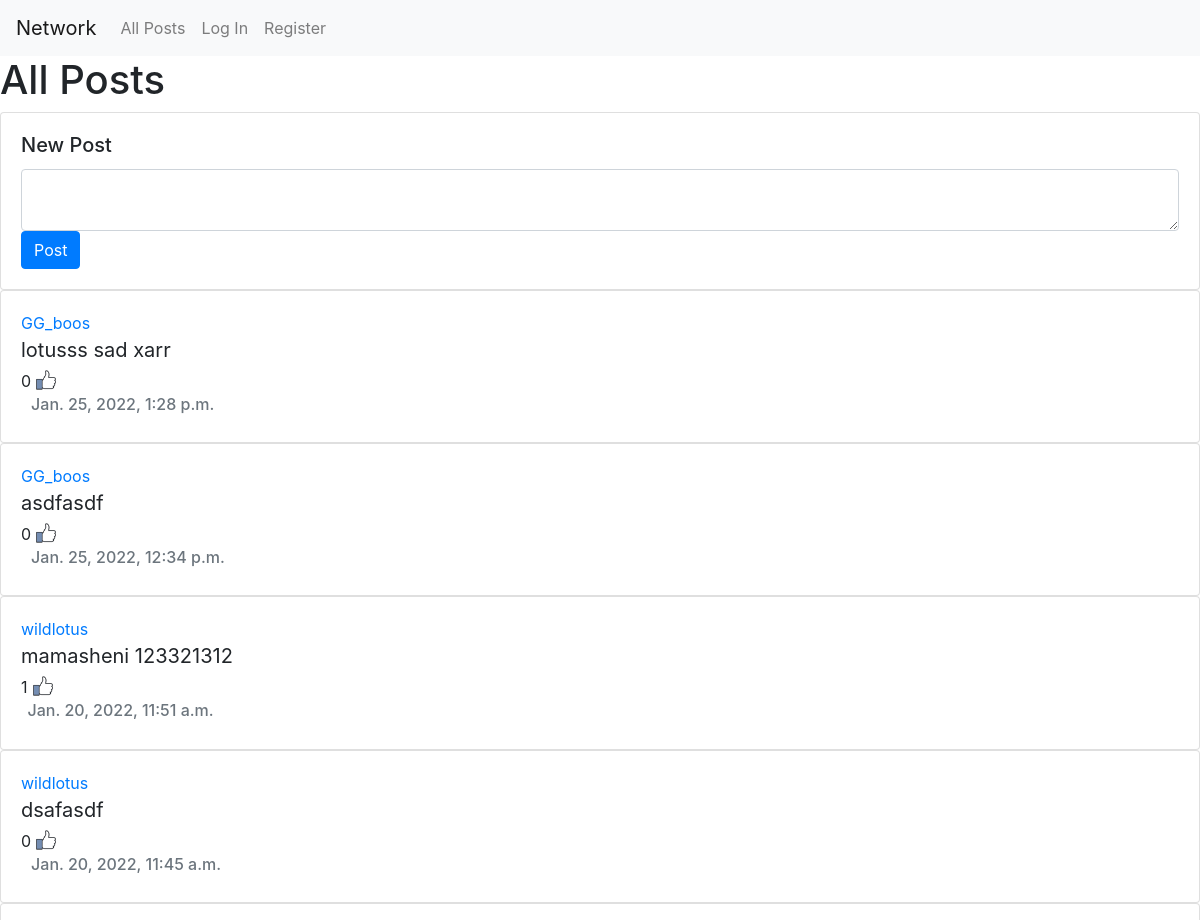
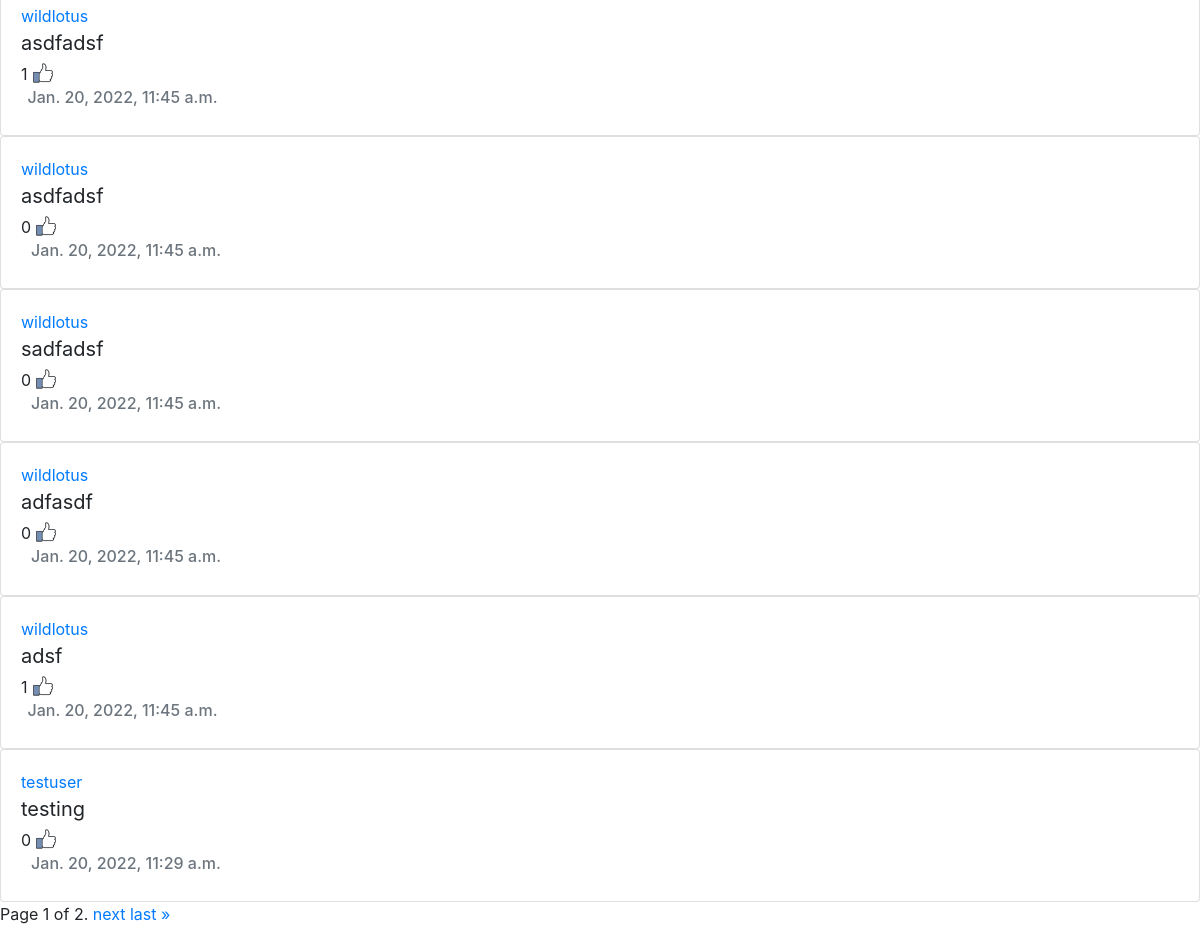
Before: / with the older database file (2 pictures, top to bottom).
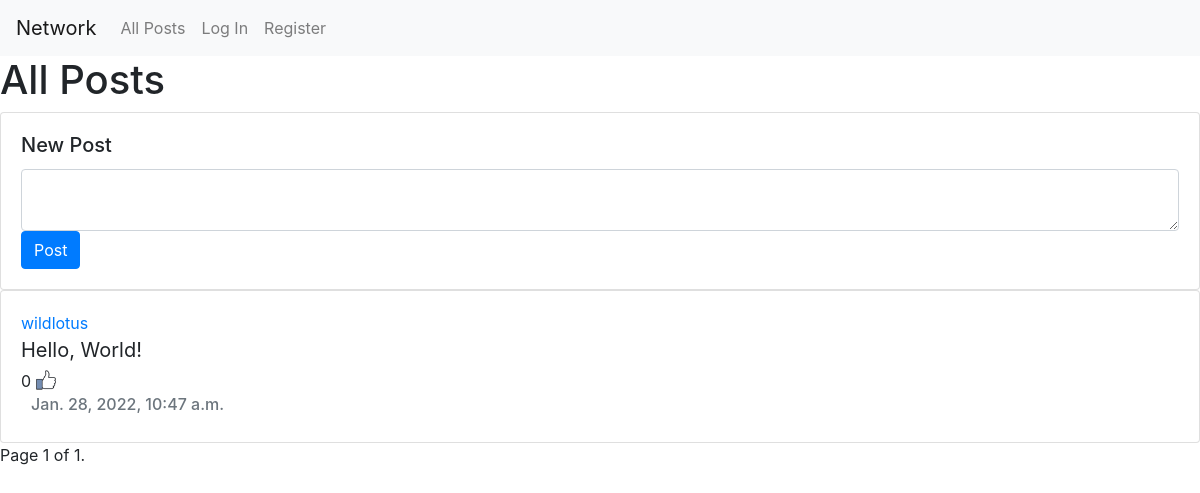
After: the same page with the newer database file.
### network/models.py (models this page shows, shortened)
class Post(models.Model):
    post = models.TextField()
    author = models.ForeignKey(User, on_delete=models.CASCADE)
    likes = models.ManyToManyField(User, blank=True, related_name="likes")
    date = models.DateTimeField(auto_now_add=True)

class User(AbstractUser):
    followers = models.ManyToManyField("self", through="UserFollowing", related_name="following" , symmetrical=False)

### network/views.py (the view, shortened to what this page needs)
# urls.py: path("", views.index, name="index"),
def index(request):
    posts = Post.objects.order_by('-date') # Getting most recent posts
    paginator = Paginator(posts, 10)
    page_number = request.GET.get('page')
    page_obj = paginator.get_page(page_number)
    return render(request, "network/index.html", {
        "form": NewPostForm,
        "posts": posts,
        "page_obj": page_obj
    })

### network/templates/network/index.html (shortened to what this page needs)
{% extends "network/layout.html" %}
{% load static %}
{% block body %}
    <h1>All Posts</h1>
    <div class="card">
        <div class="card-body">
            <h5 class="card-title">New Post</h5>
            <form action="{% url 'index' %}" method="post">
                {{ form }}
                <input type="submit" class="btn btn-primary" value="Post">
            </form>
        </div>
    </div>
    {% for post in page_obj %}
        <div class="card">
            <div class="card-body">
                <a href="{% url 'profile' post.author.pk %}">{{ post.author }}</a>
                <p class="card-text" style="font-size: 20px; margin-bottom: 0px;">{{ post.post }}</p>
                <form action="{% url 'change_like' post.id %}" method="post">
                    <input type="image" src="{% static 'network/image/download3.png' %}" style="height: 30px;">
                    <p style="float: left; margin-top: 4px">{{ post.likes.all.count }}</p>
                </form>
                <h6 class="card-subtitle mb-2 text-muted">{{ post.date }}</h6>
            </div>
        </div>
    {% endfor %}
    <div class="pagination">
        <span class="step-links">
            <span class="current">
                Page {{ page_obj.number }} of {{ page_obj.paginator.num_pages }}.
            </span>
            {% if page_obj.has_next %}
                <a href="?page={{ page_obj.next_page_number }}">next</a>
                <a href="?page={{ page_obj.paginator.num_pages }}">last &raquo;</a>
            {% endif %}
        </span>
    </div>
{% endblock %}

### network/templates/network/layout.html (shortened to what this page needs)
{% load static %}
<!DOCTYPE html>
<html lang="en">
    <head>
        <link rel="stylesheet" href="https://stackpath.bootstrapcdn.com/bootstrap/4.4.1/css/bootstrap.min.css">
        <link href="{% static 'network/styles.css' %}" rel="stylesheet">
    </head>
    <body>
        <nav class="navbar navbar-expand-lg navbar-light bg-light">
            <a class="navbar-brand" href="#">Network</a>
            <div>
              <ul class="navbar-nav mr-auto">
                <li class="nav-item">
                  <a class="nav-link" href="{% url 'index' %}">All Posts</a>
                </li>
                {% if user.is_authenticated %}
                    <li class="nav-item">
                        <a class="nav-link" href="{% url 'followings' user.id %}">Following</a>
                    </li>
                    <li class="nav-item">
                        <a class="nav-link" href="{% url 'logout' %}">Log Out</a>
                    </li>
                {% else %}
                    <li class="nav-item">
                        <a class="nav-link" href="{% url 'login' %}">Log In</a>
                    </li>
                    <li class="nav-item">
                        <a class="nav-link" href="{% url 'register' %}">Register</a>
                    </li>
                {% endif %}
              </ul>
            </div>
          </nav>
        <div class="body">
            {% block body %}
            {% endblock %}
        </div>
    </body>
</html>

Changed rows visible on the page:
removed Post: author "GG_boos", post "lotusss sad xarr", likes.all.count "0", date "Jan. 25, 2022, 1:28 p.m."
removed Post: author "GG_boos", post "asdfasdf", likes.all.count "0", date "Jan. 25, 2022, 12:34 p.m."
removed Post: author "wildlotus", post "mamasheni 123321312", likes.all.count "1", date "Jan. 20, 2022, 11:51 a.m."
removed Post: author "wildlotus", post "dsafasdf", likes.all.count "0", date "Jan. 20, 2022, 11:45 a.m."
removed Post: author "wildlotus", post "asdfadsf", likes.all.count "1", date "Jan. 20, 2022, 11:45 a.m."
removed Post: author "wildlotus", post "asdfadsf", likes.all.count "0", date "Jan. 20, 2022, 11:45 a.m."
removed Post: author "wildlotus", post "sadfadsf", likes.all.count "0", date "Jan. 20, 2022, 11:45 a.m."
removed Post: author "wildlotus", post "adfasdf", likes.all.count "0", date "Jan. 20, 2022, 11:45 a.m."
removed Post: author "wildlotus", post "adsf", likes.all.count "1", date "Jan. 20, 2022, 11:45 a.m."
removed Post: author "testuser", post "testing", likes.all.count "0", date "Jan. 20, 2022, 11:29 a.m."
added Post: author "wildlotus", post "Hello, World!", likes.all.count "0", date "Jan. 28, 2022, 10:47 a.m."
Other visible differences:
{{ page_obj.paginator.num_pages }}: "2" → "1"
text no longer shown: "next last »"
